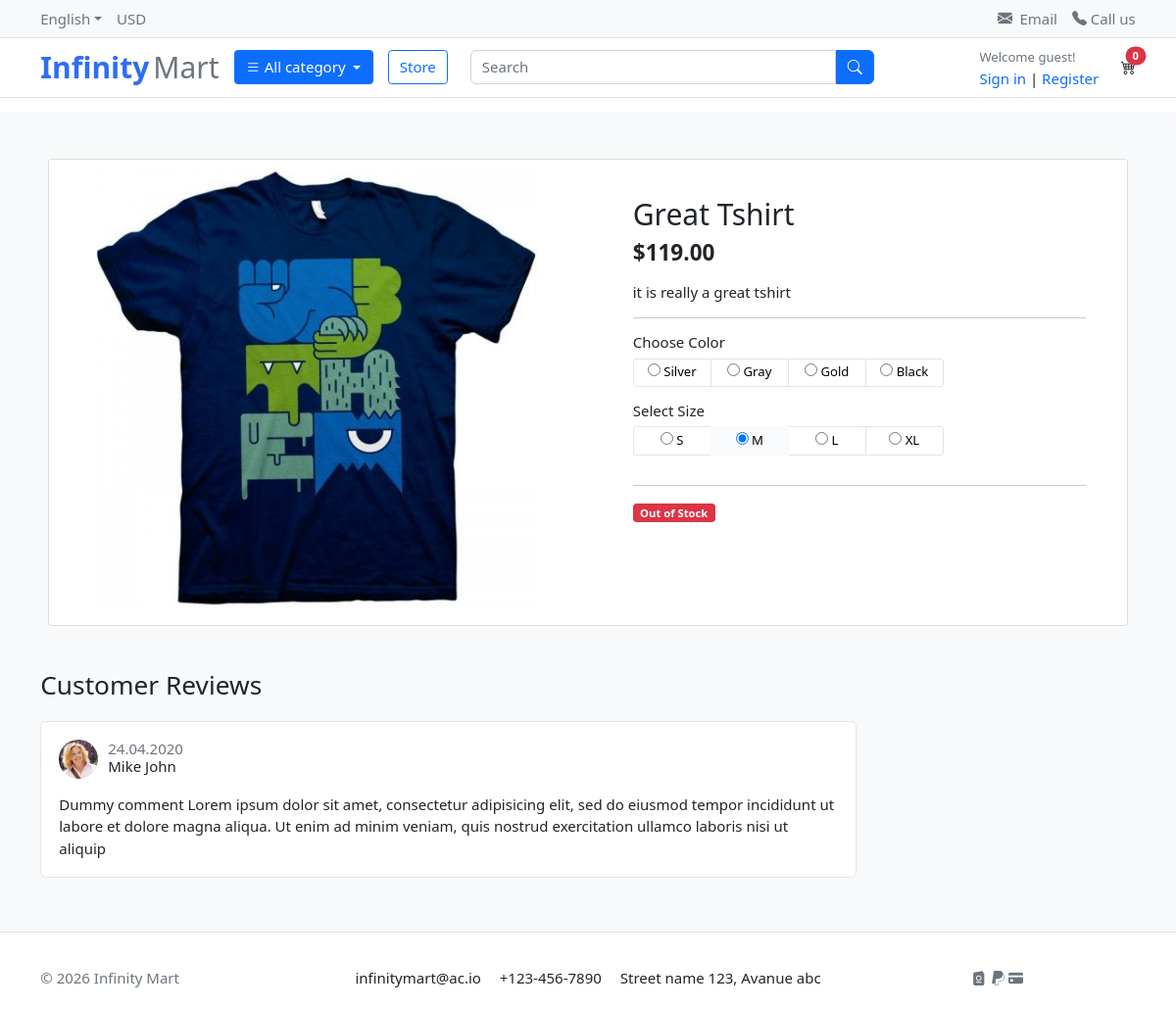
Screenshot of /store/category/t-shirt/great-tshirt/ with the database file from the repository.
### store/models.py (models this page shows, shortened)
class Product(models.Model):
    product_name = models.CharField(max_length=255)
    slug = models.SlugField(max_length=200, unique=True)
    price = models.DecimalField(max_digits=10, decimal_places=2)
    previous_price = models.DecimalField(max_digits=10, decimal_places=2, null=True, blank=True)
    description = models.TextField(max_length=200, blank=True)
    is_available = models.BooleanField(default=True)
    images = models.ImageField(upload_to='media/products/')
    stock = models.PositiveIntegerField()
    category = models.ForeignKey('category.Category', on_delete=models.CASCADE)
    created_date = models.DateTimeField(auto_now=True)
    modified_date = models.DateTimeField(auto_now=True)

### store/views.py (the view)
# urls.py: path('category/<slug:category_slug>/<slug:product_slug>/', product_detail, name='product_detail'),
def product_detail(request, category_slug, product_slug):
    try:
        single_product = Product.objects.get(category__slug=category_slug, slug=product_slug)
        in_cart = CartItem.objects.filter(cart__cart_id = cart_id(request), product=single_product).exists()
    except Exception as e:
        raise e
    context = {
        'single_product': single_product,
        'in_cart': in_cart,
    }
    return render(request,'store/product_detail.html', context)

### carts/context_processor.py (called while the page is built)
def counter(request):
    cart_count = 0
    try:
        cart = Cart.objects.get(cart_id=cart_id(request))
        cart_items = CartItem.objects.filter(cart=cart, is_active=True)
        for cart_item in cart_items:
            cart_count += cart_item.quantity
    except Cart.DoesNotExist:
        cart_count = 0
    return dict(cart_count=cart_count)

### carts/views.py (called while the page is built)
def cart_id(request):
    cart = request.session.session_key
    if not cart:
        cart = request.session.create()
    return cart

### category/context_proessors.py (called while the page is built)
def menu_links(request):
    links = Category.objects.all()
    return dict(links=links)

### category/models.py (called while the page is built)
    def get_url(self):
        return reverse('products_by_category', args=[self.slug])

### templates/store/product_detail.html (shortened to what this page needs)
{% extends 'base.html' %}
{% load static %}
{% block content %}
<section class="section-content padding-y bg">
    <div class="container">
        <div class="card m-2 p-2">
            <div class="row no-gutters">
                <aside class="col-md-6">
                    <article class="gallery-wrap">
                        <div class="img-big-wrap">
                            <a href="#"><img src="{{ single_product.images.url }}"></a>
                        </div>
                    </article>
                </aside>
                <main class="col-md-6 border-left">
                    <article class="content-body">
                        <h2 class="title">{{ single_product.product_name }}</h2>
                        <div class="mb-3">
                            <var class="price h4">${{ single_product.price }}</var>
                        </div>
                        <p>{{ single_product.description }}</p>
                        <hr>
                        <div class="row">
                            <div class="item-option-select">
                                <h6>Choose Color</h6>
                                <div class="btn-group btn-group-sm btn-group-toggle" data-toggle="buttons">
                                    <label class="btn btn-light">
                                        <input type="radio" name="radio_color"> Silver
                                    </label>
                                    <label class="btn btn-light">
                                        <input type="radio" name="radio_color"> Gray
                                    </label>
                                    <label class="btn btn-light active">
                                        <input type="radio" name="radio_color checked"> Gold
                                    </label>
                                    <label class="btn btn-light">
                                        <input type="radio" name="radio_color"> Black
                                    </label>
                                </div>
                            </div>
                        </div>
                        <div class="row">
                            <div class="item-option-select">
                                <h6>Select Size</h6>
                                <div class="btn-group btn-group-sm btn-group-toggle" data-toggle="buttons">
                                    <label class="btn btn-light">
                                        <input type="radio" name="radio_color"> S
                                    </label>
                                    <label class="btn btn-light active">
                                        <input type="radio" name="radio_color" checked> M
                                    </label>
                                    <label class="btn btn-light">
                                        <input type="radio" name="radio_color"> L
                                    </label>
                                    <label class="btn btn-light">
                                        <input type="radio" name="radio_color"> XL
                                    </label>
                                </div>
                            </div>
                        </div>
                        <hr>
                        {% if single_product.stock > 0 %}
                            {% if in_cart %}
                                <a href="#" class="btn  btn-success"> <span class="text me-2">Added to Cart</span><i class="bi bi-check-lg"></i> </a>
                                <a href="{% url 'cart' %}" class="btn  btn-outline-primary"> <span class="text me-2">View Cart</span><i class="bi bi-eye-fill"></i> </a>
                            {% else %}
                                <a href="{% url 'add_cart' single_product.id %}" class="btn  btn-primary"> <span class="text">Add to cart</span>
                                <i class="fas fa-shopping-cart"></i> </a>
                            {% endif %}
                        {% else %}
                        <span class="badge bg-danger mb-3">Out of Stock</span>
                        {% endif %}
                    </article>
                </main>
            </div>
        </div>
        <br>
        <div class="row">
            <div class="col-md-9">
                <header class="section-heading">
                    <h3>Customer Reviews </h3>
                </header>
                <article class="box mb-3">
                    <div class="icontext w-100">
                        <img src="{% static 'images/avatars/avatar1.jpg' %}" class="img-xs icon rounded-circle">
                        <div class="text">
                            <span class="date text-muted float-md-right">24.04.2020 </span>
                            <h6 class="mb-1">Mike John </h6>
                        </div>
                    </div>
                    <div class="mt-3">
                        <p>
                            Dummy comment Lorem ipsum dolor sit amet, consectetur adipisicing elit, sed do eiusmod
                            tempor incididunt ut labore et dolore magna aliqua. Ut enim ad minim veniam,
                            quis nostrud exercitation ullamco laboris nisi ut aliquip
                        </p>
                    </div>
                </article>
            </div>
        </div>
    </div>
</section>
{% endblock %}

### app/static/css/ui.css (style rules this page uses)
html { font-family: "Inter", sans-serif; font-size: 15px; }
.content-body { flex: 1 1 auto; padding: 2rem 2.3rem; }
.img-xs, .img-sm, .img-md, .img-lg { -o-object-fit: cover; object-fit: cover; flex-shrink: 0; flex-grow: 0; }
.img-xs { width: 40px; height: 40px; }
.padding-y { padding-top: 40px; padding-bottom: 40px; }
var { font-style: normal; }
article:after, .form-group:after { display: block; clear: both; content: ""; }
.bg { background-color: #f8f9fa; }
.section-heading { margin-bottom: 20px; margin-top: 15px; }
p:last-child { margin-bottom: 0; }
.btn-light { background-color: #fff; border-color: #e4e4e4; }
.icontext { display: inline-flex; align-items: center; vertical-align: middle; }
.icontext .text { width: 100%; line-height: 1.2; }
.icontext .icon { position: relative; margin-right: 10px; flex-shrink: 0; flex-grow: 0; }
.price { font-weight: 600; color: #212529; }
.box { padding: 18px; background: #fff; border-radius: 0.37rem; border: 1px solid #e4e4e4; }
.box img { max-width: 100%; }
.gallery-wrap .img-big-wrap { margin-bottom: 10px; border-radius: 0.37rem; overflow: hidden; background-color: #fff; }
.gallery-wrap .img-big-wrap a { text-align: center; display: block; }
.gallery-wrap .img-big-wrap img { height: 450px; width: auto; display: inline-block; }
.item-option-select { margin-bottom: 1rem; display: inline-block; margin-right: 15px; }
.item-option-select .btn { min-width: 80px; }

### rows the page displays
Product: images (picture), product_name "Great Tshirt", price "119.00", description "it is really a great tshirt"

### other values shown
{{ cart_count }} "0"
